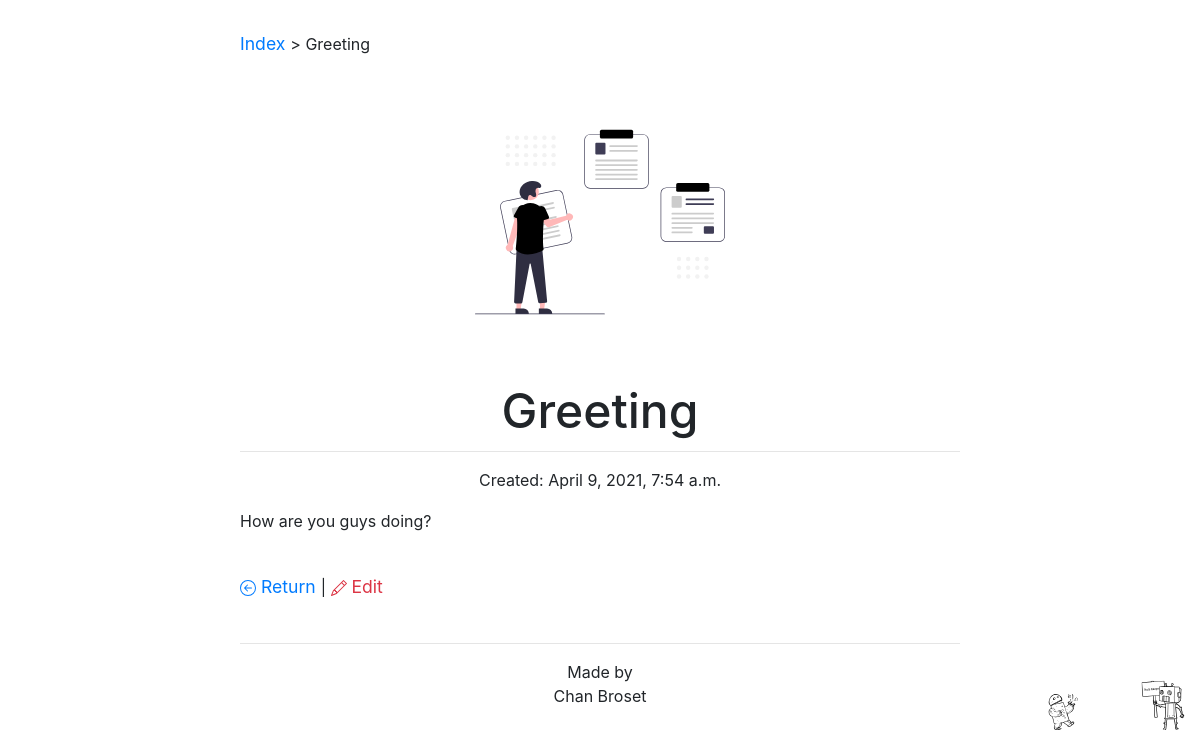
Screenshot of /note_keeper/Greeting/ (signed in) with the database file from the repository.
### note_keeper/models.py (models this page shows, shortened)
class Note(models.Model):
    title = models.CharField(max_length=200, primary_key=True)
    user = models.ForeignKey(User, on_delete=models.CASCADE)
    content = models.TextField()
    modify_date = models.DateTimeField('date published', auto_now_add=True)
    doc = models.DateTimeField('date published', auto_now_add=True)

### note_keeper/views.py (the view)
# urls.py: path('<str:pk>/', views.DetailView.as_view(), name='note'),
class DetailView(LoginRequiredMixin, generic.DetailView):
    login_url = '/accounts/login/'
    model = Note
    template_name = 'note_keeper/note.html'
    def get(self, request, *args, **kwargs):
        try:
            self.object = self.get_object()
            if self.object.user != self.request.user:
                raise Http404
        except Http404:
            messages.info(request, "There is no such note in your account")
            return HttpResponseRedirect(reverse('note_keeper:index'))
        context = self.get_context_data(object=self.object)
        return self.render_to_response(context)

### note_keeper/backup/templates/note_keeper/note.html (shortened to what this page needs)
{% extends "note_keeper/base.html" %}
{% block currPage %} <a href="{% url 'note_keeper:index' %}"> Index </a> > {{ note.title }} {% endblock %}
{% block heading1 %} {{ note.title }} {% endblock %}
{% block mainbody %}
<hr />
<p class="text-center"> {% if note.doc >= note.modify_date %} Created: {{ note.doc }} {% endif %}
{% if note.modify_date > note.doc %} Created: {{ note.doc }}, Updated: {{ note.modify_date }} {% endif %} </p>
<p> {{ note.content | linebreaks }} </p>
<div class="margin-top">
<a href="{% url 'note_keeper:index' %}">  Return </a>
 |
  <a href="{% url 'note_keeper:edit_note' note.title %}" class="card-link text-danger"> Edit</a>
</div>
{% endblock %}

### note_keeper/static/note_keeper/style.css (style rules this page uses)
:root { -moz-tab-size: 4; -o-tab-size: 4; tab-size: 4; }
html { line-height: 1.15; -webkit-text-size-adjust: 100%; }
html { -webkit-font-smoothing: antialiased; -moz-osx-font-smoothing: grayscale; }
body { font-family: Inter, ui-sans-serif, system-ui, -apple-system, BlinkMacSystemFont, Segoe UI, Roboto, Helvetica Neue, Arial, Noto Sans, sans-serif, Apple Color Emoji, Segoe UI Emoji, Segoe UI Symbol, Noto Color Emoji; margin: 2em 2em 2em 2em; background-color: #FFF; background: url("images/bg.svg"); background-repeat: no-repeat; background-position: right bottom; background-size: 10em; }
p { font-size: 1rem; line-height: 1.55rem; }
a { font-size: 1.1rem; line-height: 1.55rem; text-decoration: inherit; }
.margin-top { margin: 5vh 0 0 0; }
@media (min-width: 1024px) { body { margin: 2em 20vw 2em 20vw; background-color: #FFF; } }

### rows the page displays
Note: title "Greeting", doc "April 9, 2021, 7:54 a.m.", content "How are you guys doing?"
